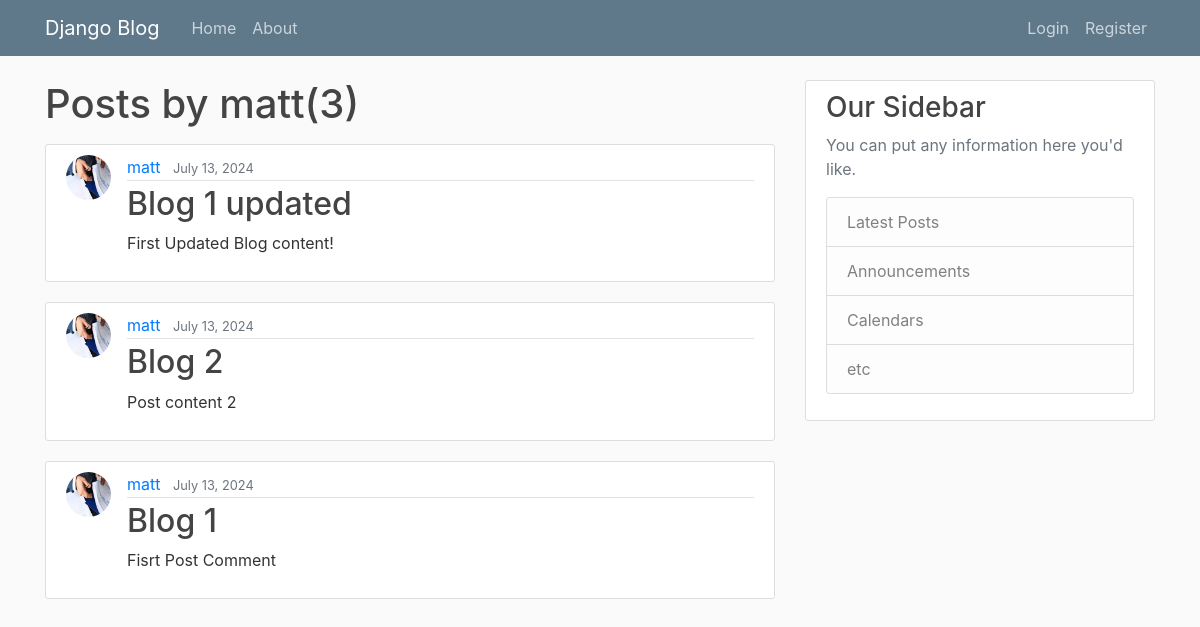
Before: /user/matt/ with the older database file.
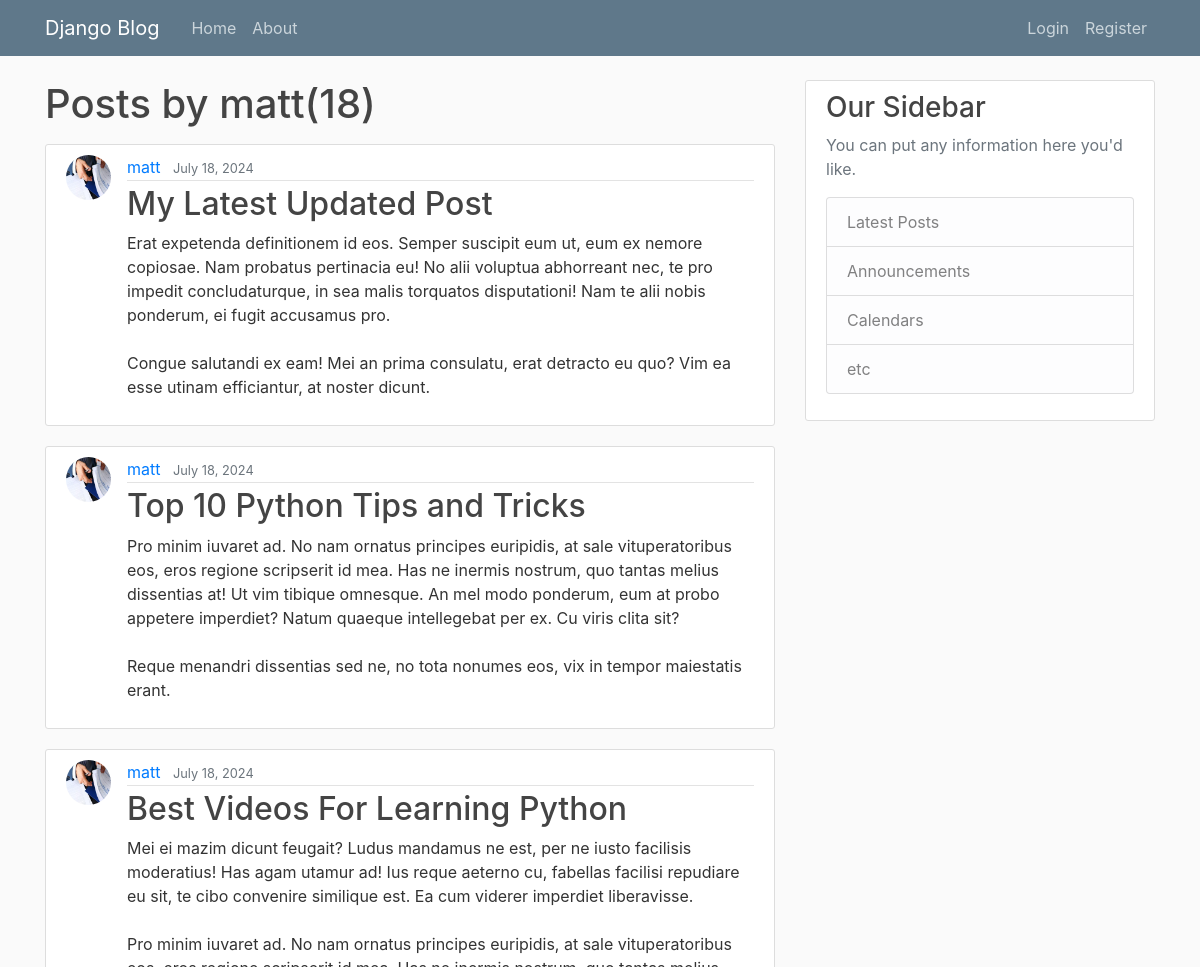
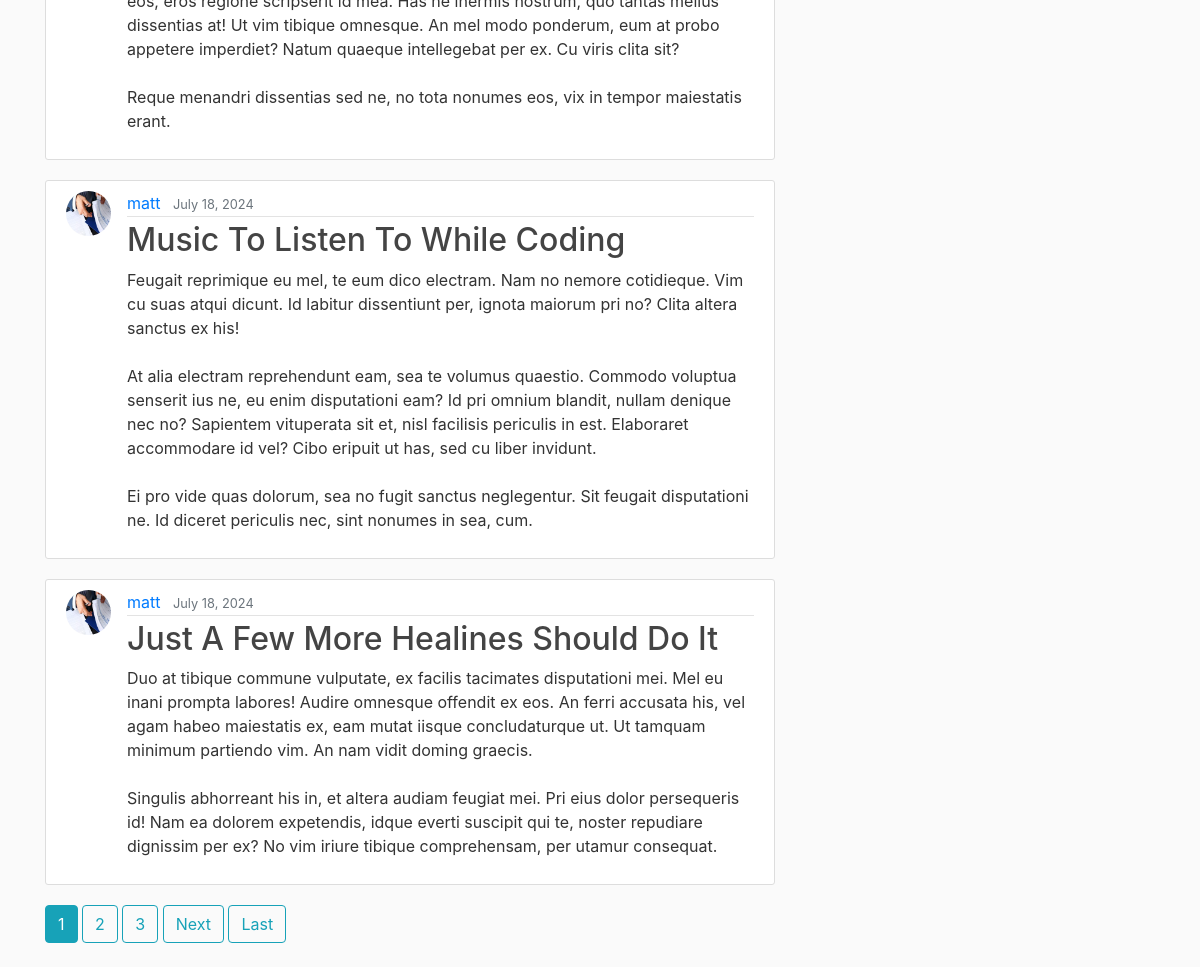
After: the same page with the newer database file (2 pictures, top to bottom).
### blog/models.py (models this page shows, shortened)
class Post(models.Model):
    title = models.CharField(max_length=100)
    content = models.TextField()
    date_posted = models.DateTimeField(default = timezone.now)
    author = models.ForeignKey(User, on_delete=models.CASCADE)

### users/models.py (models this page shows, shortened)
class Profile(models.Model):
    user = models.OneToOneField(User, on_delete=models.CASCADE)
    image = models.ImageField(default='default.png', upload_to='profile_pics')

### blog/views.py (the view)
# urls.py: path('user/<str:username>/', UserPostListView.as_view(), name='user-posts'),
class UserPostListView(ListView):
    model= Post
    template_name = 'blog/user_post.html' #<app>/<model>_<viewtype>.html
    context_object_name = 'posts'
    paginate_by = 5
    def get_queryset(self):
        user = get_object_or_404(User, username=self.kwargs.get('username'))
        return Post.objects.filter(author=user).order_by('-date_posted')

### blog/templates/blog/user_post.html (shortened to what this page needs)
{% extends "blog/base.html" %}
{% block content %}
<h1 class="mb-3">Posts by {{ view.kwargs.username }}({{page_obj.paginator.count}})</h1>
    {% for post in posts %}
        <article class="media content-section">
            <img class="rounded-circle article-img" src="{{post.author.profile.image.url}}" alt="The author image of this post">
            <div class="media-body">
                <div class="article-metadata">
                <a class="mr-2" href="{% url 'user-posts' post.author.username %}">{{ post.author }}</a>
                <small class="text-muted">{{ post.date_posted|date:"F d, Y" }}</small>
                </div>
                <h2><a class="article-title" href="{% url 'post-detail' post.id %}">{{ post.title }}</a></h2>
                <p class="article-content">{{ post.content }}</p>
            </div>
        </article>
    {% endfor %}
    {% if is_paginated %}
        {% for num in page_obj.paginator.page_range %}
            {%if page_obj.number == num %}
                <a class="btn btn-info mb-4" href="?page={{num}}">{{ num }}</a>
            {% elif num > page_obj.number|add:'-3' and num < page_obj.number|add:'3' %}
                <a class="btn btn-outline-info mb-4" href="?page={{num}}">{{ num }}</a>
            {% endif%}
        {% endfor%}
         {% if page_obj.has_next %}
            <a class="btn btn-outline-info mb-4" href="?page={{ page_obj.next_page_number}}">Next</a>
            <a class="btn btn-outline-info mb-4" href="?page={{page_obj.paginator.num_pages}}">Last</a>
        {% endif %}
    {% endif%}
{% endblock %}

Changed rows visible on the page:
no longer on this page (row unchanged): Post: author.profile.image (picture), author "matt", date_posted "July 13, 2024", title "Blog 1 updated", content "First Updated Blog content!"
removed Post: author.profile.image (picture), author "matt", date_posted "July 13, 2024", title "Blog 2", content "Post content 2"
no longer on this page (row edited): Post: author.profile.image (picture), author "matt", date_posted "July 13, 2024", title "Blog 1", content "Fisrt Post Comment"
added Post: author.profile.image (picture), author "matt", date_posted "July 18, 2024", title "My Latest Updated Post", content "Erat expetenda definitionem id eos. Semper suscipit eum ut, eum ex nemore copiosae. Nam probatus pertinacia eu! No alii voluptua abhorreant nec, te pro impedit concludaturque, in sea malis torquatos disputationi! Nam te alii nobis ponderum, ei fugit accusamus pro. Congue salutandi ex eam! Mei an prima consulatu, erat detracto eu quo? Vim ea esse utinam efficiantur, at noster dicunt."
added Post: author.profile.image (picture), author "matt", date_posted "July 18, 2024", title "Top 10 Python Tips and Tricks", content "Pro minim iuvaret ad. No nam ornatus principes euripidis, at sale vituperatoribus eos, eros regione scripserit id mea. Has ne inermis nostrum, quo tantas melius dissentias at! Ut vim tibique omnesque. An mel modo ponderum, eum at probo appetere imperdiet? Natum quaeque intellegebat per ex. Cu viris clita sit? Reque menandri dissentias sed ne, no tota nonumes eos, vix in tempor maiestatis erant."
added Post: author.profile.image (picture), author "matt", date_posted "July 18, 2024", title "Best Videos For Learning Python", content "Mei ei mazim dicunt feugait? Ludus mandamus ne est, per ne iusto facilisis moderatius! Has agam utamur ad! Ius reque aeterno cu, fabellas facilisi repudiare eu sit, te cibo convenire similique est. Ea cum viderer imperdiet liberavisse. Pro minim iuvaret ad. No nam ornatus principes euripidis, at sale vituperatoribus eos, eros regione scripserit id mea. Has ne inermis nostrum, quo tantas melius dissentias at! Ut vim tibique omnesque. An mel modo ponderum, eum at probo appetere imperdiet? Natum quaeque intellegebat per ex. Cu viris clita sit? Reque menandri dissentias sed ne, no tota nonumes eos, vix in tempor maiestatis erant."
added Post: author.profile.image (picture), author "matt", date_posted "July 18, 2024", title "Music To Listen To While Coding", content "Feugait reprimique eu mel, te eum dico electram. Nam no nemore cotidieque. Vim cu suas atqui dicunt. Id labitur dissentiunt per, ignota maiorum pri no? Clita altera sanctus ex his! At alia electram reprehendunt eam, sea te volumus quaestio. Commodo voluptua senserit ius ne, eu enim disputationi eam? Id pri omnium blandit, nullam denique nec no? Sapientem vituperata sit et, nisl facilisis periculis in est. Elaboraret accommodare id vel? Cibo eripuit ut has, sed cu liber invidunt. Ei pro vide quas dolorum, sea no fugit sanctus neglegentur. Sit feugait disputationi ne. Id diceret periculis nec, sint nonumes in sea, cum."
added Post: author.profile.image (picture), author "matt", date_posted "July 18, 2024", title "Just A Few More Healines Should Do It", content "Duo at tibique commune vulputate, ex facilis tacimates disputationi mei. Mel eu inani prompta labores! Audire omnesque offendit ex eos. An ferri accusata his, vel agam habeo maiestatis ex, eam mutat iisque concludaturque ut. Ut tamquam minimum partiendo vim. An nam vidit doming graecis. Singulis abhorreant his in, et altera audiam feugiat mei. Pri eius dolor persequeris id! Nam ea dolorem expetendis, idque everti suscipit qui te, noster repudiare dignissim per ex? No vim iriure tibique comprehensam, per utamur consequat."
Other visible differences:
{{ page_obj.paginator.count }}: "3" → "18"
new list line: "1"
new list line: "2"
new list line: "3"
text now shown: "Next Last"
